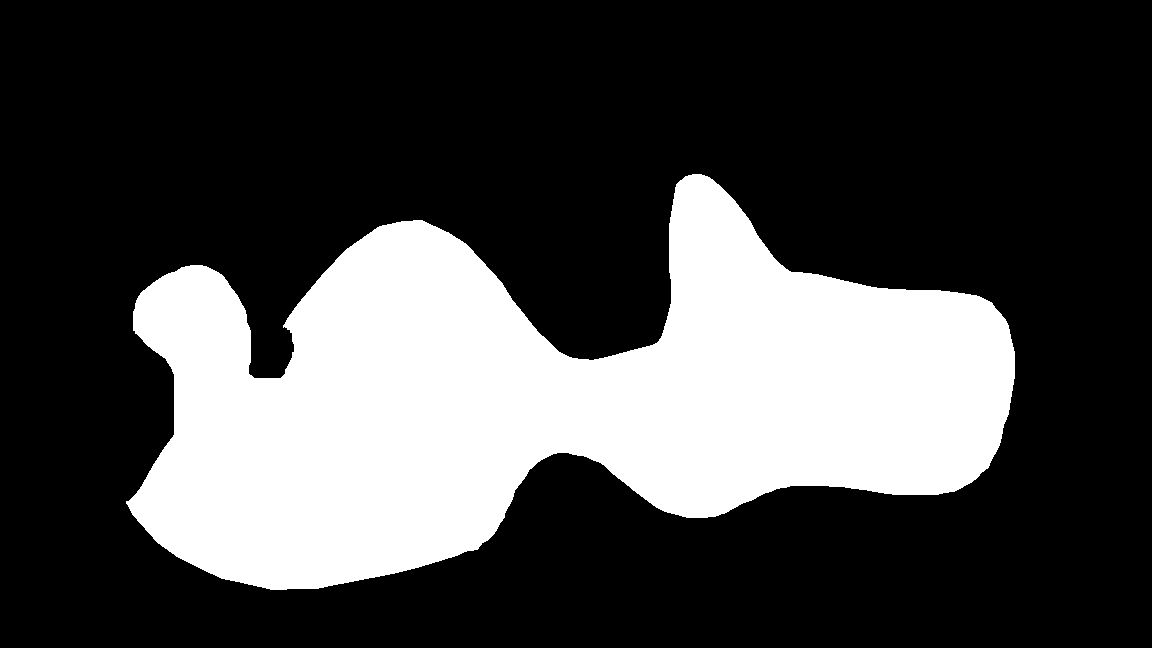
#> input picture imagens/abstrata.png, 1152 x 648 px
$ python -i otsu.py   (imports and definitions only)
#> lines starting #> are read from the running program, lines starting #| are printed output that depends on the picture; after the words box and inside, x2 and y2 are one past the last pixel; in counts of white or black regions, pixels touching at a corner belong together
from PIL import Image
import matplotlib.pyplot as plt
import utils
import numpy as np

def otsu(imagemOtsu):
    def otsu_threshold(image):
        gray_image = image.convert("L")
        pixels = list(gray_image.getdata())
        width, height = gray_image.size
        total_pixels = width * height
        hist = [0] * 256
        for pixel in pixels:
            hist[pixel] += 1

        max_variance = 0
        best_threshold = 0
        sum_total = sum(i * hist[i] for i in range(256))
        sum_background = 0
        weight_background = 0

        for i in range(256):
            weight_background += hist[i]
            if weight_background == 0:
                continue
            weight_foreground = total_pixels - weight_background
            if weight_foreground == 0:
                break
            sum_background += i * hist[i]
            mean_background = sum_background / weight_background
            mean_foreground = (sum_total - sum_background) / weight_foreground
            variance_between = weight_background * weight_foreground * (mean_background - mean_foreground) ** 2
            if variance_between > max_variance:
                max_variance = variance_between
                best_threshold = i

        return best_threshold

    def segment_image(image, threshold):
        gray_image = image.convert("L")
        pixels = list(gray_image.getdata())

        segmented_pixels = [255 if pixel > threshold else 0 for pixel in pixels]

        segmented_image = Image.new("L", gray_image.size)
        segmented_image.putdata(segmented_pixels)

        return segmented_image

    grayscale_image = imagemOtsu.convert("L")
    threshold = otsu_threshold(grayscale_image)
    print("Limiar ótimo de Otsu:", threshold)

    segmented_image = segment_image(grayscale_image, threshold)

    fig, axes = plt.subplots(1, 2, figsize=(10, 5))
    axes[0].imshow(grayscale_image, cmap="gray")
    axes[0].set_title("Imagem Grayscale")
    axes[0].axis("off")

    axes[1].imshow(segmented_image, cmap="gray")
    axes[1].set_title("Segmentação Otsu")
    axes[1].axis("off")

    plt.show()

    return segmented_image, threshold

>>> from PIL import Image
>>> picture = Image.open('../imagens/abstrata.png')
#> picture is the input picture: PIL image 1152x648 RGBA; mean R, G, B, A 70.6, 70.6, 70.6, 255
>>> result = otsu(picture)
#> in otsu, `grayscale_image = imagemOtsu.convert("L")`: grayscale_image: PIL image 1152x648 L; 27.7% white; 1 white region, box (x1, y1, x2, y2) and area: (126, 174, 1015, 590) 206776
#> in otsu_threshold, `pixels = list(gray_image.getdata())`: pixels = 746496 items
#> after the loop in otsu_threshold, `for pixel in pixels:`: hist = 256 values, max 539720 at index 0, min 0 at index 1, mean 2916
#> in otsu_threshold, `sum_total = sum(i * hist[i] for i in range(256))`: sum_total = 52727880
#> the loop in otsu_threshold, `for i in range(256):` made 256 passes
#> max_variance on pass 1: 7.26e+15
#> after the loop in otsu_threshold, `for i in range(256):`: best_threshold = 0; max_variance = 7.26e+15; sum_background = 0; weight_background = 746496
#> in otsu, `threshold = otsu_threshold(grayscale_image)`: threshold = 0
#| Limiar ótimo de Otsu: 0
#> in segment_image, `pixels = list(gray_image.getdata())`: pixels = 746496 items
#> in segment_image, `segmented_image = Image.new("L", gray_image.size)`: segmented_image: PIL image 1152x648 L; every value is 0
#> in otsu, `plt.show()`:
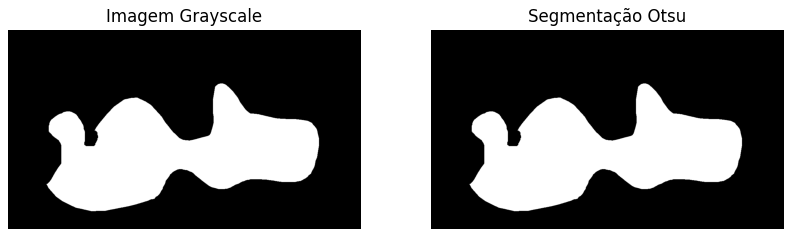
#> figure drawn by matplotlib, 2 panels
